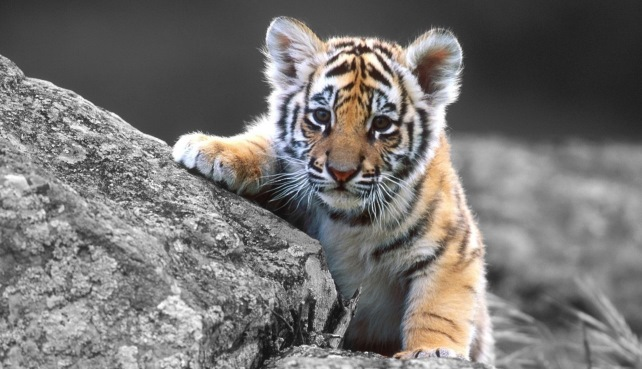
%> input picture Codigos matlab/Imagen Transformacion VI/ejemplo.jpg, 642 x 369 px
$ octave transformacionImag.m   (GNU Octave 9; MATLAB toolbox functions it lacks are replaced by stand-ins)
%> lines starting %> are read from the running program, lines starting %| are printed output that depends on the picture
%Ejemplo de transformacion de la VI  en una imagen
clc
clear
close all
img=imread('ejemplo.jpg');
%> img is the input picture: size 369x642x3 uint8; mean R, G, B 118.9, 116.3, 114.5
imshow(img)
title('Imagen original')
set(gca,'Visible','on');

%Desplazar imagen
figure
imgD = imtranslate(img,[-50, -10]);
imshow(imgD)
title('Imagen Desplazada')
set(gca,'Visible','on');

%Escalamiento
figure
imgE=imresize(img,3);
imshow(imgE)
title('Imagen Ampliada')
set(gca,'Visible','on');
figure
imgE=imresize(img,1/3);
%> imgE: size 123x214x3 uint8
imshow(imgE)
title('Imagen Reducida')
set(gca,'Visible','on');

%Reflexion
figure
imgR=imrotate(img,180); %Horizontal
imshow(imgR)
title('Imagen Reflejada sobre el eje Horizontal')
set(gca,'Visible','on');

%close all

%%Sin comandos de matlab

%Traslacion
[m,n,o]=size(img);
%> m = 369; n = 642; o = 3
x=50;
y=10;
for i=1:m
    for j=1:n
        pi=i+y;
        pj=j+x;
            if pi>0 & pj>0
                imgd(pi,pj,:)=img(i,j,:);
            end
    end
end
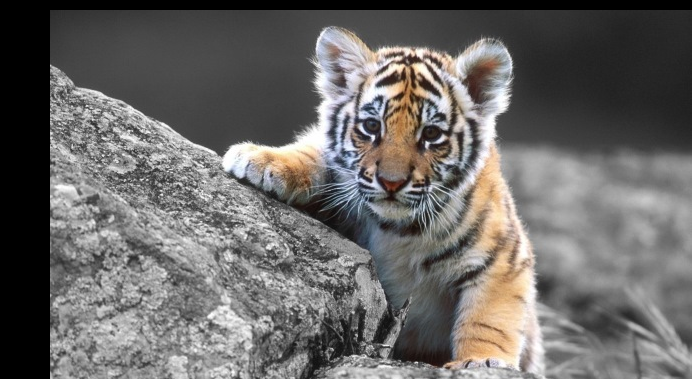
%> imgd: size 379x692x3 uint8; mean R, G, B 107.4, 105.1, 103.5

imgd=imgd(1:m,1:n,:);
%> imgd: size 369x642x3 uint8

figure
imshow(imgd)
title('Imagen Desplazada')
set(gca,'Visible','on');

% [15 lines of commented-out code are left out]

[m,n,o]=size(img);

for i=1:m
    for j=0:n-1
    cj=n-j;
    %if cj>0
        imgry1(i,cj,:)=img(i,j+1,:);
        imgry2(i,j+1,:)=img(i,cj,:);
    %end
    if j==350 && i==34
        figure
        imshow(imgry2)
        %pause(0.5)
    end
    end
end
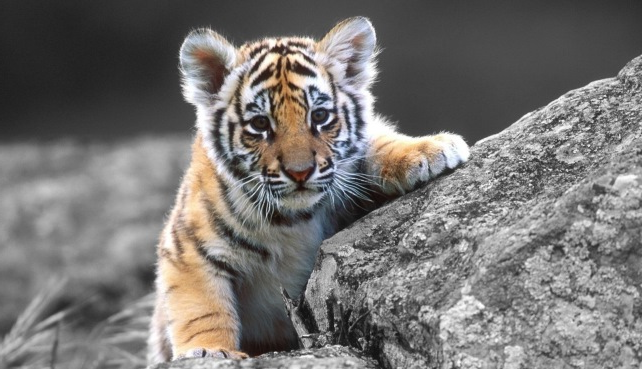
%> imgry1: size 369x642x3 uint8; mean R, G, B 118.9, 116.3, 114.5; mean of the top-left, top-right, bottom-left and bottom-right quarters 91.7, 110.3, 132.4, 131.8

figure
imshow(imgry1)
title('Imagen Reflejada en y1')
set(gca,'Visible','on');

figure
imshow(imgry2)
title('Imagen Reflejada en y2')
set(gca,'Visible','on');

for i=0:m-1
    for j=1:n
    ci=m-i;
    if ci>0
        imgrx(ci,j,:)=img(i+1,j,:);
    end
    end
end
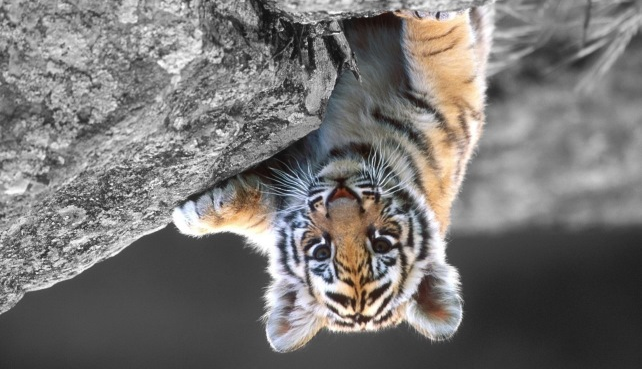
%> imgrx: size 369x642x3 uint8; mean R, G, B 118.9, 116.3, 114.5; mean of the top-left, top-right, bottom-left and bottom-right quarters 131.8, 132.3, 110.4, 92

figure
imshow(imgrx)
title('Imagen Reflejada en x')
set(gca,'Visible','on');

%Escalamiento de la imagen
%Disponible en: https://stackoverflow.com/questions/26142288/resize-an-image-with-bilinear-interpolation-without-imresize?noredirect=1&lq=1

%// Get some necessary variables first}
    im=img;
    out_dims=1/3*[m n o];
%> out_dims = [123 214 1]
    in_rows = size(im,1);
%> in_rows = 369
    in_cols = size(im,2);
%> in_cols = 642
    out_rows = out_dims(1);
%> out_rows = 123
    out_cols = out_dims(2);
%> out_cols = 214

    %// Let S_R = R / R'
    S_R = in_rows / out_rows;
%> S_R = 3
    %// Let S_C = C / C'
    S_C = in_cols / out_cols;
%> S_C = 3

    %// Define grid of co-ordinates in our image
    %// Generate (x,y) pairs for each point in our image
    [cf, rf] = meshgrid(1 : out_cols, 1 : out_rows);

    %// Let r_f = r'*S_R for r = 1,...,R'
    %// Let c_f = c'*S_C for c = 1,...,C'
    rf = rf * S_R;
    cf = cf * S_C;

    %// Let r = floor(rf) and c = floor(cf)
    r = floor(rf);
    c = floor(cf);

    %// Any values out of range, cap
    r(r < 1) = 1;
    c(c < 1) = 1;
    r(r > in_rows - 1) = in_rows - 1;
%> r: size 123x214 double; min 3, max 368, mean 186
    c(c > in_cols - 1) = in_cols - 1;
%> c: size 123x214 double; min 3, max 641, mean 322.5

    %// Let delta_R = rf - r and delta_C = cf - c
    delta_R = rf - r;
    delta_C = cf - c;

    %// Final line of algorithm
    %// Get column major indices for each point we wish
    %// to access
    in1_ind = sub2ind([in_rows, in_cols], r, c);
    in2_ind = sub2ind([in_rows, in_cols], r+1,c);
    in3_ind = sub2ind([in_rows, in_cols], r, c+1);
    in4_ind = sub2ind([in_rows, in_cols], r+1, c+1);

    %// Now interpolate
    %// Go through each channel for the case of colour
    %// Create output image that is the same class as input
    out = zeros(out_rows, out_cols, size(im, 3));
    out = cast(out, class(im));

    for idx = 1 : size(im, 3)
        chan = double(im(:,:,idx)); %// Get i'th channel
        %// Interpolate the channel
        tmp = chan(in1_ind).*(1 - delta_R).*(1 - delta_C) + ...
                       chan(in2_ind).*(delta_R).*(1 - delta_C) + ...
                       chan(in3_ind).*(1 - delta_R).*(delta_C) + ...
                       chan(in4_ind).*(delta_R).*(delta_C);
        out(:,:,idx) = cast(tmp, class(im));
    end
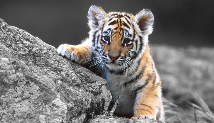
%> out: size 123x214x3 uint8; mean R, G, B 119, 116.5, 114.7

    figure
    imshow(out)
    title('Imagen ampliada')
    set(gca,'Visible','on');

% [30 lines of commented-out code are left out]
imR(:,:,1)=img(:,:,1);
imR(:,:,2)=0;
imR(:,:,3)=0;
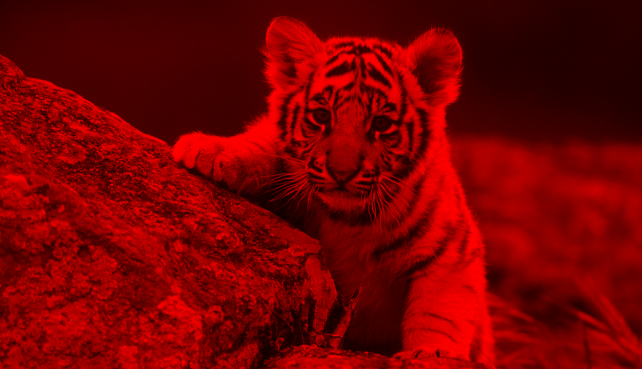
%> imR: size 369x642x3 uint8; mean R, G, B 118.9, 0, 0
imG(:,:,2)=img(:,:,2);
imG(:,:,1)=0;
imG(:,:,3)=0;
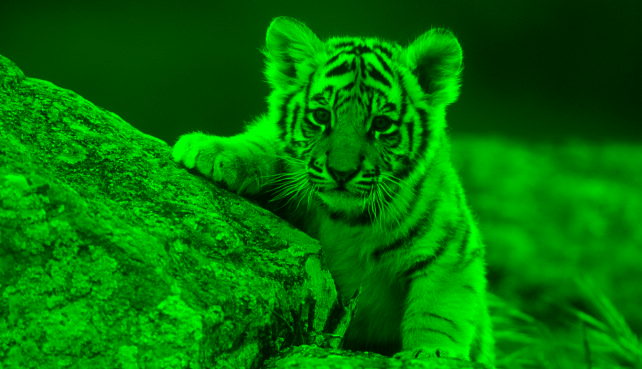
%> imG: size 369x642x3 uint8; mean R, G, B 0, 116.3, 0
imB(:,:,3)=img(:,:,3);
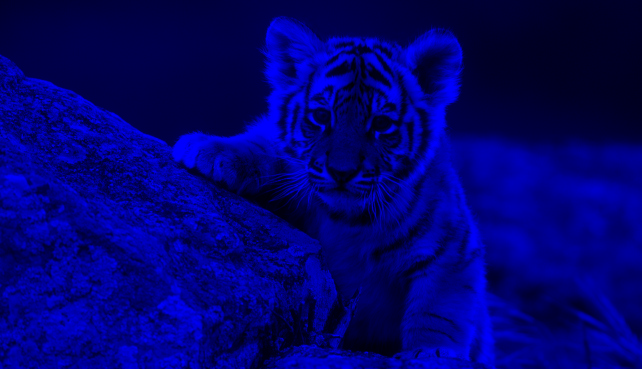
%> imB: size 369x642x3 uint8; mean R, G, B 0, 0, 114.5
imB(:,:,1)=0;
imB(:,:,2)=0;
figure
subplot(4,1,1)
imshow(imR)
title('Componente R')
set(gca,'Visible','on')
subplot(4,1,2)
imshow(imG)
title('Componente G')
set(gca,'Visible','on')
subplot(4,1,3)
imshow(imB)
title('Componente B')
set(gca,'Visible','on')
subplot(4,1,4)
imshow(imR+imG+imB)
title('Componente RGB')
set(gca,'Visible','on')
